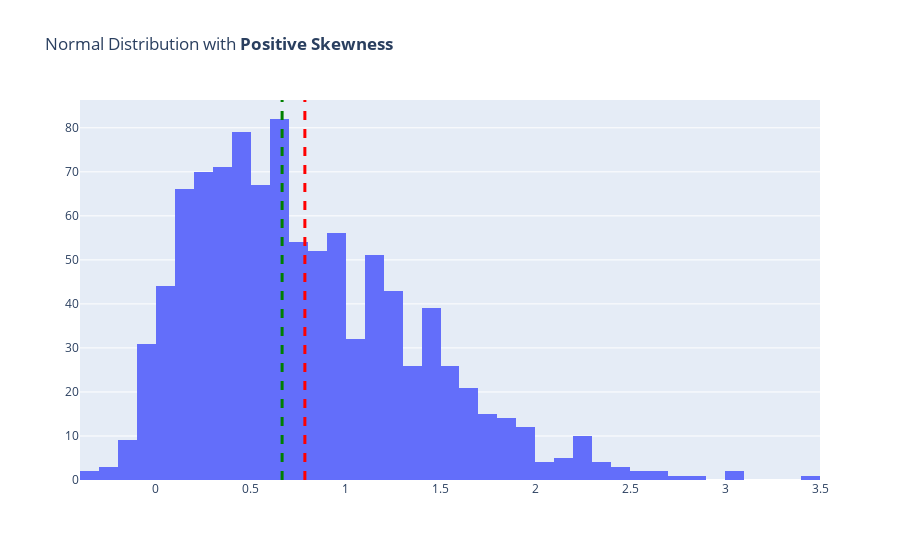

Write notebook code for a chart like this one.
### Code cell
trace = go.Histogram(x = dat)

fig = go.Figure( data = [trace], layout = {'title':"Normal Distribution with <b>Positive Skewness</b>"})
fig.add_vline(x=np.mean(dat), line_width=3, line_dash="dash", line_color="red")
fig.add_vline(x=np.median(dat), line_width=3, line_dash="dash", line_color="green")
fig.show()

### Figure 1 — Plotly figure (JSON) as saved in the notebook; plotly's stock layout.template omitted (floating-point values rounded to 4 significant figures; data arrays with more than 128 entries replaced by an {"elided": "..."} marker saying what was removed)
{"data": [{"type": "histogram", "x": {"elided": "1000 float values"}}], "layout": {"autosize": true, "shapes": [{"line": {"color": "red", "dash": "dash", "width": 3}, "type": "line", "x0": 0.7851, "x1": 0.7851, "xref": "x", "y0": 0, "y1": 1, "yref": "y domain"}, {"line": {"color": "green", "dash": "dash", "width": 3}, "type": "line", "x0": 0.6651, "x1": 0.6651, "xref": "x", "y0": 0, "y1": 1, "yref": "y domain"}], "title": {"text": "Normal Distribution with <b>Positive Skewness</b>"}, "xaxis": {"autorange": true, "range": [-0.4, 3.5], "type": "linear"}, "yaxis": {"autorange": true, "range": [0, 86.32]}}}
